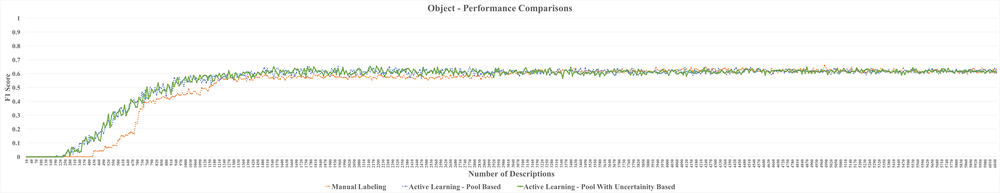
#> input picture ALComparisons/Object-F1Score-Comparison.png, 1000 x 193 px, shrunk from 9837 x 1894 before the run
$ python findColorKMeans1.py --image ../ALComparisons/Object-F1Score-Comparison.png --clusters 3   (Python 2 division)
#> lines starting #> are read from the running program, lines starting #| are printed output that depends on the picture
# import the necessary packages
from sklearn.cluster import KMeans
import matplotlib.pyplot as plt
import argparse
import cv2
import numpy as np


def centroid_histogram(clt):
        # grab the number of different clusters and create a histogram
        # based on the number of pixels assigned to each cluster
        numLabels = np.arange(0, len(np.unique(clt.labels_)) + 1)
        (hist, _) = np.histogram(clt.labels_, bins = numLabels)

        # normalize the histogram, such that it sums to one
        hist = hist.astype("float")
        hist /= hist.sum()

        # return the histogram
        return hist


def plot_colors(hist, centroids):
        # initialize the bar chart representing the relative frequency
        # of each of the colors
        bar = np.zeros((50, 300, 3), dtype = "uint8")
        startX = 0

        # loop over the percentage of each cluster and the color of
        # each cluster
        for (percent, color) in zip(hist, centroids):
                # plot the relative percentage of each cluster
                endX = startX + (percent * 300)
                cv2.rectangle(bar, (int(startX), 0), (int(endX), 50),
                        color.astype("uint8").tolist(), -1)
                startX = endX

        # return the bar chart
        return bar


# construct the argument parser and parse the arguments
ap = argparse.ArgumentParser()
ap.add_argument("-i", "--image", required = True, help = "Path to the image")
ap.add_argument("-c", "--clusters", required = True, type = int,
	help = "# of clusters")
args = vars(ap.parse_args())

# load the image and convert it from BGR to RGB so that
# we can dispaly it with matplotlib
image = cv2.imread(args["image"])
#> image is the input picture: shape (193, 1000, 3); mean B, G, R 248.5, 249.5, 249.1
image = cv2.cvtColor(image, cv2.COLOR_BGR2RGB)
# reshape the image to be a list of pixels

# show our image
#plt.figure()
#plt.axis("off")
#plt.imshow(image)

image = image.reshape((image.shape[0] * image.shape[1], 3))

# cluster the pixel intensities
clt = KMeans(n_clusters = args["clusters"])
clt.fit(image)
# build a histogram of clusters and then create a figure
# representing the number of pixels labeled to each color
hist = centroid_histogram(clt)
bar = plot_colors(hist, clt.cluster_centers_)
#> after the loop in plot_colors, `for (percent, color) in zip(hist, centroids):`:
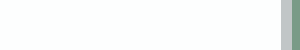
#> bar: shape (50, 300, 3); mean of channels 0, 1, 2 248.8, 249.3, 247.3; drawn as B, G, R

highestPer = 0.0
colors = (0,0,0)
for (percent,color) in zip(hist,clt.cluster_centers_):
   # plot the relative percentage of each cluster
   (r,g,b) = color
   if(((r > 25.0) and (g > 25.0)  and (b > 25.0)) or ((abs(r-g) > 15.0) or (abs(g-b) > 15.0) or (abs(r-b) >15.0))) :
      if (percent > highestPer):
         highestPer = percent
         colors = (r,g,b)

#print colors
s = ""
i = 1
for cl in colors:
   s +=   str(i) + ":" + str(cl) + " "
   i += 1

print s
# [5 lines of commented-out code are left out]

$ run again, on ALComparisons/Object-Variance.png
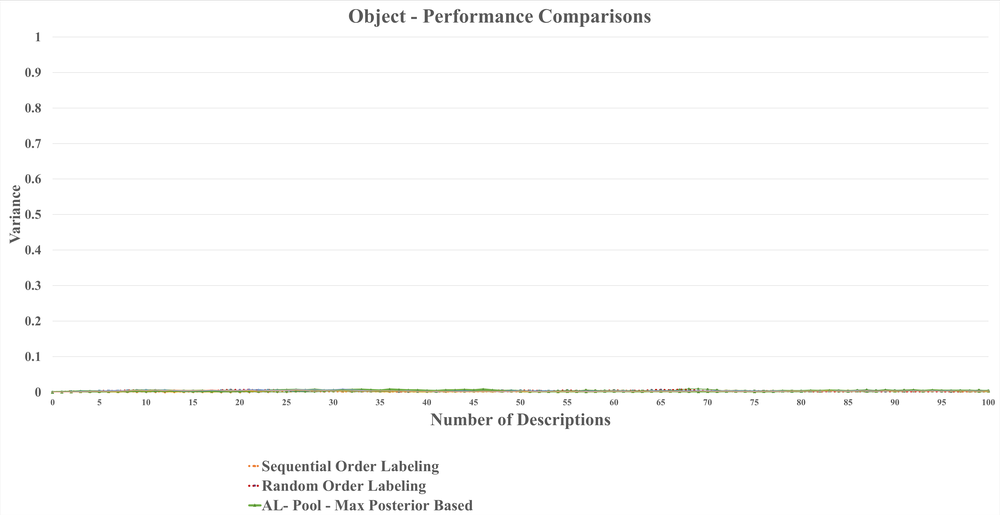
#> input picture ALComparisons/Object-Variance.png, 1000 x 515 px, shrunk from 4702 x 2420 before the run
#> image is the input picture: shape (515, 1000, 3); mean B, G, R 251.9, 252.2, 252.2
#> after the loop in plot_colors, `for (percent, color) in zip(hist, centroids):`:
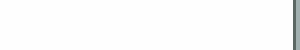
#> bar: shape (50, 300, 3); mean of channels 0, 1, 2 251.4, 251.5, 251.2; drawn as B, G, R
